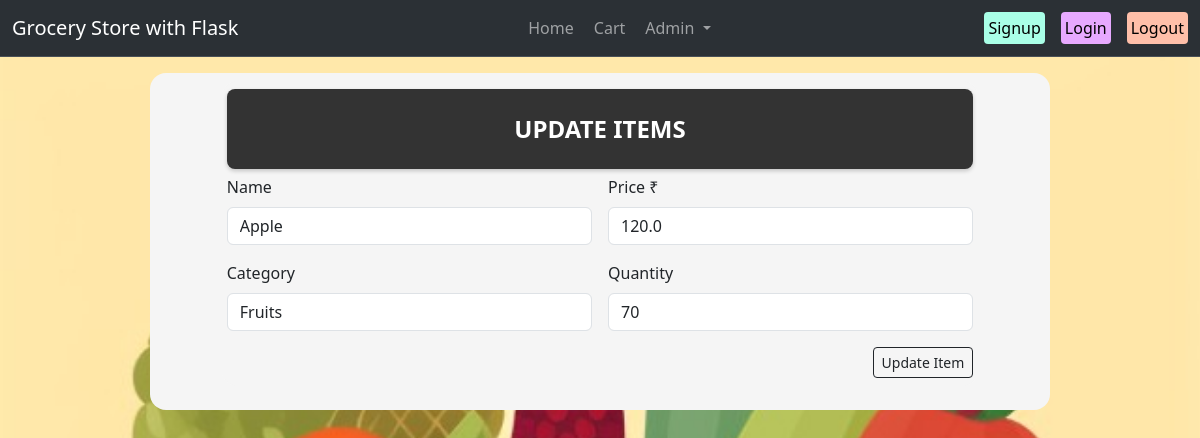
The page /admin/dashboard/update/1 (signed in) on the database its author committed.
### models.py (models this page shows)
class GroceryItem(db.Model):
    id= db.Column(db.Integer, primary_key=True)
    name= db.Column(db.String, nullable=False)
    price= db.Column(db.Float, nullable=False)
    category= db.Column(db.String, nullable=False)
    quantity = db.Column(db.Integer, nullable=False, default=0)

### app.py (the view, shortened to what this page needs)
@app.route("/admin/dashboard/update/<int:id>", methods=['GET', 'POST'])
@login_required
def admin_update(id):
    item= GroceryItem.query.filter_by(id=id).first()
    return render_template("admin_update.html" ,item=item )

### app.py (called while the page is built)
@login_manager.user_loader
def load_user(user_id):
    user = User.query.get(int(user_id))
    return user

### templates/admin_update.html (shortened to what this page needs)
{% extends 'base.html' %}  {% block body %}
<div class="container mb-3" style="max-width: 85%">
  <div
    style="
      display: flex;
      justify-content: center;
      align-items: center;
      height: 80px;
      background-color: #333;
      border-radius: 8px;
      box-shadow: 0 2px 4px rgba(0, 0, 0, 0.2);
      margin-bottom: 6px;
    "
  >
    <div style="font-size: 24px; font-weight: bold; color: #fff">
      UPDATE ITEMS
    </div>
  </div>
  <form action="/admin/dashboard/update/{{item.id}}" method="POST">
    <div class="cont d-flex">
      <div class="mb-3 flex-fill me-2">
        <label for="name" class="form-label">Name</label>
        <input
          type="name"
          class="form-control"
          id="item"
          aria-describedby="emailHelp"
          name="name"
          value="{{item.name}}"
        />
      </div>
      <div class="mb-3 flex-fill ms-2">
        <label for="price" class="form-label">Price ₹</label>
        <input
          type="text"
          class="form-control"
          id="price"
          name="price"
          value="{{item.price}}"
        />
      </div>
    </div>
    <div class="cont d-flex">
      <div class="mb-3 flex-fill me-2">
        <label for="category" class="form-label">Category</label>
        <input
          type="text"
          class="form-control"
          id="category"
          name="category"
          value="{{item.category}}"
        />
      </div>
      <div class="mb-3 flex-fill ms-2">
        <label for="quantity" class="form-label">Quantity</label>
        <input
          type="text"
          class="form-control"
          id="quantity"
          name="quantity"
          value="{{item.quantity}}"
        />
      </div>
    </div>
    <div class="buttondiv d-flex justify-content-end">
      <button type="submit" class="btn btn-outline-dark btn-sm mr-1">
        Update Item
      </button>
    </div>
  </form>
</div>
{% endblock body %}

### static/style.css (style rules this page uses)
.bg-cover { background-image: url("/static/artbreeder-image.png"); background-repeat: no-repeat; background-attachment: fixed; background-size: cover; }
.container { padding: 8px 5px; background-color: whitesmoke; border-radius: 16px; }

### rows shown on the page
GroceryItem: name "Apple", price "120.0", category "Fruits", quantity "70"
